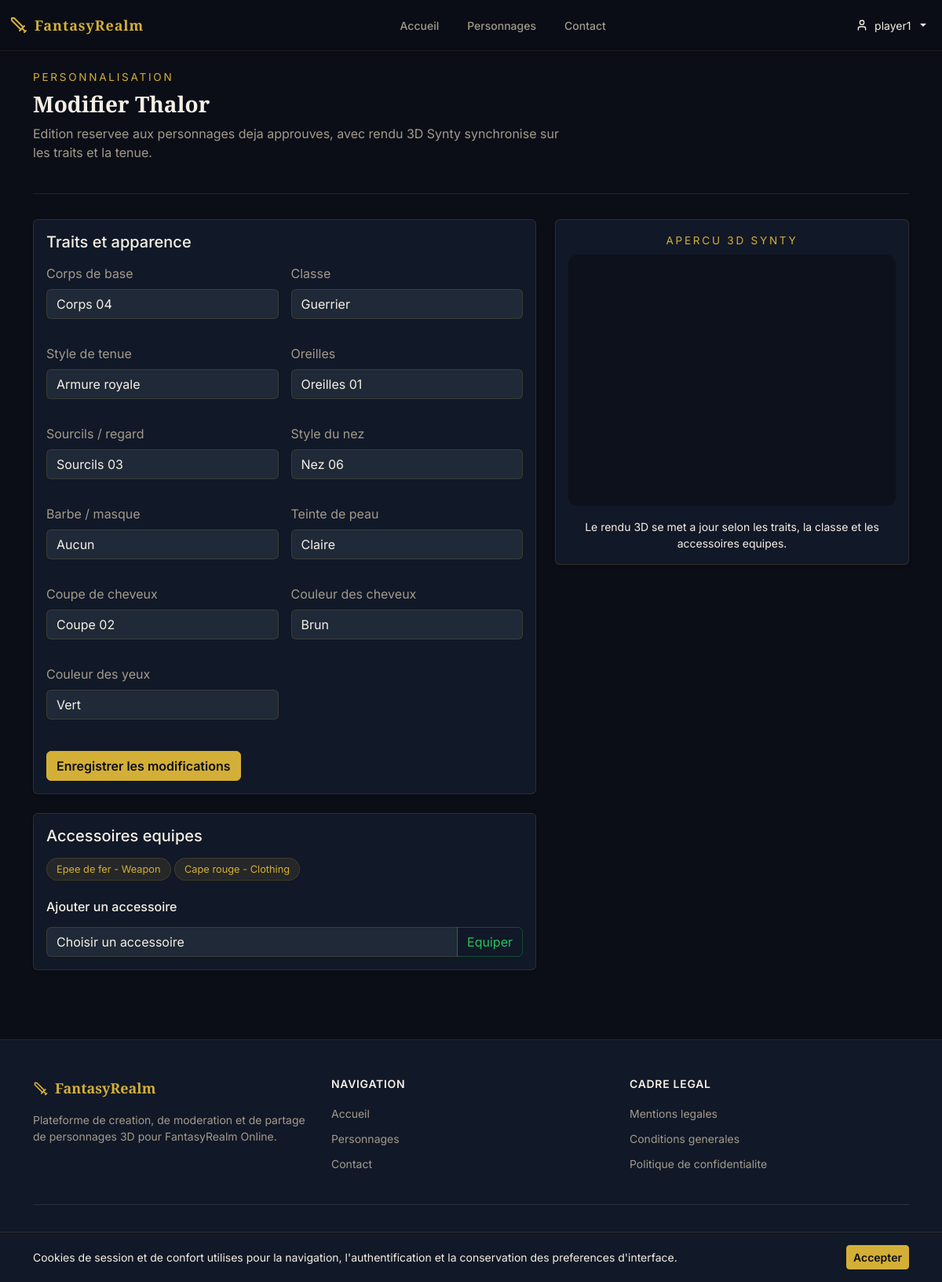
Page /index.php?action=character-edit&id=1 (signed in) on the committed database.
### tables this page shows
CREATE TABLE characters (
    id INT AUTO_INCREMENT PRIMARY KEY,
    user_id INT NOT NULL,
    name VARCHAR(100) NOT NULL UNIQUE,
    gender ENUM('male','female') NOT NULL,
    body_style VARCHAR(50),
    ear_shape VARCHAR(50),
    eye_shape VARCHAR(50),
    nose_shape VARCHAR(50),
    mouth_shape VARCHAR(50),
    skin_color VARCHAR(50),
    hair_style VARCHAR(50),
    hair_color VARCHAR(50),
    eye_color VARCHAR(50),
    character_type VARCHAR(50),
    outfit_variant VARCHAR(50) DEFAULT NULL,
    status ENUM('pending','approved','rejected') DEFAULT 'pending',
    shared TINYINT(1) DEFAULT 0,
    rejection_reason TEXT,
    created_at DATETIME DEFAULT CURRENT_TIMESTAMP,
    updated_at DATETIME DEFAULT CURRENT_TIMESTAMP ON UPDATE CURRENT_TIMESTAMP,
    FOREIGN KEY (user_id) REFERENCES users(id) ON DELETE CASCADE
);

CREATE TABLE accessories (
    id INT AUTO_INCREMENT PRIMARY KEY,
    name VARCHAR(255) NOT NULL,
    type ENUM('clothing','armor','accessory','weapon') NOT NULL,
    description TEXT,
    image_url VARCHAR(500),
    status ENUM('available','disabled') DEFAULT 'available',
    created_at DATETIME DEFAULT CURRENT_TIMESTAMP
);

### views/user/_trait_options.php (the view, shortened to what the rows shown need)
<?php
require_once __DIR__ . '/../../config/avatar_options.php';
function traitOptionKey($value) {
    return pixelverseAvatarSlug((string) $value);
}
function renderTraitSelect($name, $label, $options, $selected = '') {
    $nameAttr = htmlspecialchars($name, ENT_QUOTES, 'UTF-8');
    $labelAttr = htmlspecialchars($label, ENT_QUOTES, 'UTF-8');
    $selectedKey = traitOptionKey($selected);
    echo "<div class=\"mb-3\">\n";
    echo "    <label class=\"form-label\" for=\"{$nameAttr}\">{$labelAttr}</label>\n";
    echo "    <select class=\"form-select\" id=\"{$nameAttr}\" name=\"{$nameAttr}\">\n";
    foreach ($options as $option) {
        $value = is_array($option) ? ($option['value'] ?? '') : $option;
        $display = is_array($option) ? ($option['label'] ?? $value) : $option;
        $valueAttr = htmlspecialchars((string) $value, ENT_QUOTES, 'UTF-8');
        $displayAttr = htmlspecialchars((string) $display, ENT_QUOTES, 'UTF-8');
        $selectedAttr = $selectedKey !== '' && $selectedKey === traitOptionKey($value) ? ' selected' : '';
        echo "        <option value=\"{$valueAttr}\"{$selectedAttr}>{$displayAttr}</option>\n";
    }
    echo "    </select>\n";
    echo "</div>\n";
}

### views/user/edit_character.php (shortened to what the rows shown need)
<?php
require __DIR__ . '/_trait_options.php';
require_once __DIR__ . '/../../config/avatar_options.php';
require __DIR__ . '/../layouts/header.php';
$selectedGender = pixelverseNormalizeGender($character['gender'] ?? 'male');
$selectedBodyStyle = pixelverseNormalizeBodyStyle($selectedGender, $character['body_style'] ?? '');
$selectedSkinTone = normalizeSkinTraitValue($character['skin_color'] ?? '');
$selectedEarShape = pixelverseNormalizeAppearanceChoice('ear_shape', $selectedGender, $character['ear_shape'] ?? '');
$selectedEyeShape = pixelverseNormalizeAppearanceChoice('eye_shape', $selectedGender, $character['eye_shape'] ?? '');
$selectedNoseShape = pixelverseNormalizeAppearanceChoice('nose_shape', $selectedGender, $character['nose_shape'] ?? '');
$selectedMouthShape = pixelverseNormalizeAppearanceChoice('mouth_shape', $selectedGender, $character['mouth_shape'] ?? '');
$selectedHairStyle = pixelverseNormalizeAppearanceChoice('hair_style', $selectedGender, $character['hair_style'] ?? '');
$selectedOutfitVariant = pixelverseNormalizeOutfitVariant($character['character_type'] ?? 'Guerrier', $character['outfit_variant'] ?? '');
$appearanceOptions = pixelverseAppearanceOptionsByField();
$outfitVariantOptions = [];
foreach (pixelverseOutfitVariantCatalog() as $value => $definition) {
    $outfitVariantOptions[] = [
        'value' => $value,
        'label' => $definition['label'],
    ];
}
?>
<section class="page-intro">
    <div>
        <p class="eyebrow">Personnalisation</p>
        <h1 class="page-title">Modifier <?= htmlspecialchars($character['name'], ENT_QUOTES, 'UTF-8') ?></h1>
        <p class="page-copy">Edition reservee aux personnages deja approuves, avec rendu 3D Synty synchronise sur les traits et la tenue.</p>
    </div>
</section>
<div class="row g-4 align-items-start">
    <div class="col-lg-7">
        <div class="card shadow-sm mb-4">
            <div class="card-body">
                <h2 class="h5 mb-3">Traits et apparence</h2>
                <form method="POST" action="/index.php?action=character-edit&id=<?= (int) $character['id'] ?>">
                    <div class="row g-3">
                        <div class="col-md-6"><?php renderTraitSelect('body_style', 'Corps de base', $traitOptions['body_style'], $selectedBodyStyle); ?></div>
                        <div class="col-md-6"><?php renderTraitSelect('character_type', 'Classe', $traitOptions['character_type'], $character['character_type'] ?? ''); ?></div>
                        <div class="col-md-6"><?php renderTraitSelect('outfit_variant', 'Style de tenue', $outfitVariantOptions, $selectedOutfitVariant); ?></div>
                        <div class="col-md-6"><?php renderTraitSelect('ear_shape', 'Oreilles', pixelverseSelectableAppearanceOptions('ear_shape', $selectedGender), $selectedEarShape); ?></div>
                        <div class="col-md-6"><?php renderTraitSelect('eye_shape', 'Sourcils / regard', pixelverseSelectableAppearanceOptions('eye_shape', $selectedGender), $selectedEyeShape); ?></div>
                        <div class="col-md-6"><?php renderTraitSelect('nose_shape', 'Style du nez', $appearanceOptions['nose_shape'], $selectedNoseShape); ?></div>
                        <div class="col-md-6"><?php renderTraitSelect('mouth_shape', 'Barbe / masque', pixelverseSelectableAppearanceOptions('mouth_shape', $selectedGender), $selectedMouthShape); ?></div>
                        <div class="col-md-6"><?php renderTraitSelect('skin_color', 'Teinte de peau', $traitOptions['skin_color'], $selectedSkinTone); ?></div>
                        <div class="col-md-6"><?php renderTraitSelect('hair_style', 'Coupe de cheveux', pixelverseSelectableAppearanceOptions('hair_style', $selectedGender), $selectedHairStyle); ?></div>
                        <div class="col-md-6"><?php renderTraitSelect('hair_color', 'Couleur des cheveux', $traitOptions['hair_color'], $character['hair_color'] ?? ''); ?></div>
                        <div class="col-md-6"><?php renderTraitSelect('eye_color', 'Couleur des yeux', $traitOptions['eye_color'], $character['eye_color'] ?? ''); ?></div>
                    </div>
                    <button type="submit" class="btn btn-primary mt-4">Enregistrer les modifications</button>
                </form>
            </div>
        </div>
        <div class="card shadow-sm">
            <div class="card-body">
                <h2 class="h5 mb-3">Accessoires equipes</h2>
                <?php if (empty($characterAccessories)): ?>
                    <p class="text-muted">Aucun accessoire equipe pour le moment.</p>
                <?php else: ?>
                    <div class="character-traits mb-4">
                        <?php foreach ($characterAccessories as $acc): ?>
                            <span class="trait-pill"><?= htmlspecialchars($acc['name'], ENT_QUOTES, 'UTF-8') ?> - <?= htmlspecialchars(ucfirst($acc['type']), ENT_QUOTES, 'UTF-8') ?></span>
                        <?php endforeach; ?>
                    </div>
                <?php endif; ?>
                <h3 class="h6 mb-3">Ajouter un accessoire</h3>
                <form method="POST" action="/index.php?action=character-add-accessory">
                    <div class="input-group">
                        <select name="accessory_id" class="form-select" required>
                            <option value="">Choisir un accessoire</option>
                        </select>
                        <button type="submit" class="btn btn-outline-success">Equiper</button>
                    </div>
                </form>
            </div>
        </div>
    </div>
    <div class="col-lg-5">
        <div class="card shadow-sm sticky-top" style="top: 96px;">
            <div class="card-body">
                <div class="avatar-preview-card text-center mb-3">
                    <p class="eyebrow mb-2">Apercu 3D Synty</p>
                    <div
                        id="edit-three-viewer"
                        data-synty-viewer
                        data-character-type="<?= htmlspecialchars(pixelverseNormalizeCharacterType($character['character_type'] ?? 'Guerrier'), ENT_QUOTES, 'UTF-8') ?>"
                        data-skin-color="<?= htmlspecialchars($character['skin_color'] ?? 'Claire', ENT_QUOTES, 'UTF-8') ?>"
                        data-gender="<?= htmlspecialchars($selectedGender, ENT_QUOTES, 'UTF-8') ?>"
                        data-body-style="<?= htmlspecialchars($selectedBodyStyle, ENT_QUOTES, 'UTF-8') ?>"
                        data-ear-shape="<?= htmlspecialchars($selectedEarShape, ENT_QUOTES, 'UTF-8') ?>"
                        data-eye-shape="<?= htmlspecialchars($selectedEyeShape, ENT_QUOTES, 'UTF-8') ?>"
                        data-nose-shape="<?= htmlspecialchars($selectedNoseShape, ENT_QUOTES, 'UTF-8') ?>"
                        data-mouth-shape="<?= htmlspecialchars($selectedMouthShape, ENT_QUOTES, 'UTF-8') ?>"
                        data-hair-style="<?= htmlspecialchars($selectedHairStyle, ENT_QUOTES, 'UTF-8') ?>"
                        data-hair-color="<?= htmlspecialchars($character['hair_color'] ?? 'Brun', ENT_QUOTES, 'UTF-8') ?>"
                        data-eye-color="<?= htmlspecialchars($character['eye_color'] ?? 'Bleu', ENT_QUOTES, 'UTF-8') ?>"
                        data-outfit-variant="<?= htmlspecialchars($selectedOutfitVariant, ENT_QUOTES, 'UTF-8') ?>"
                        data-preview-mode="class"
                        data-camera-mode="full"
                        style="width:100%;height:320px;border-radius:0.75rem;background:rgba(0,0,0,0.3);"></div>
                </div>
                <p class="text-muted small text-center mt-3 mb-0">Le rendu 3D se met a jour selon les traits, la classe et les accessoires equipes.</p>
            </div>
        </div>
    </div>
</div>
<?php require __DIR__ . '/../layouts/footer.php'; ?>

### rows in the picture
characters: name "Thalor"
accessories: name "Epee de fer", type "Weapon"
accessories: name "Cape rouge", type "Clothing"

### other values in the picture
$link['label'] "Accueil"
$link['label'] "Personnages"
$link['label'] "Contact"
$_SESSION['pseudo'] "player1"
$labelAttr "Corps de base Classe Style de tenue Oreilles Sourcils / regard Style du nez Barbe / masque Teinte de peau Coupe de cheveux Couleur des cheveux Couleur des yeux"
form field body_style "Corps 04"
form field character_type "Guerrier"
form field outfit_variant "Armure royale"
form field ear_shape "Oreilles 01"
form field eye_shape "Sourcils 03"
form field nose_shape "Nez 06"
form field mouth_shape "Aucun"
form field skin_color "Claire"
form field hair_style "Coupe 02"
form field hair_color "Brun"
